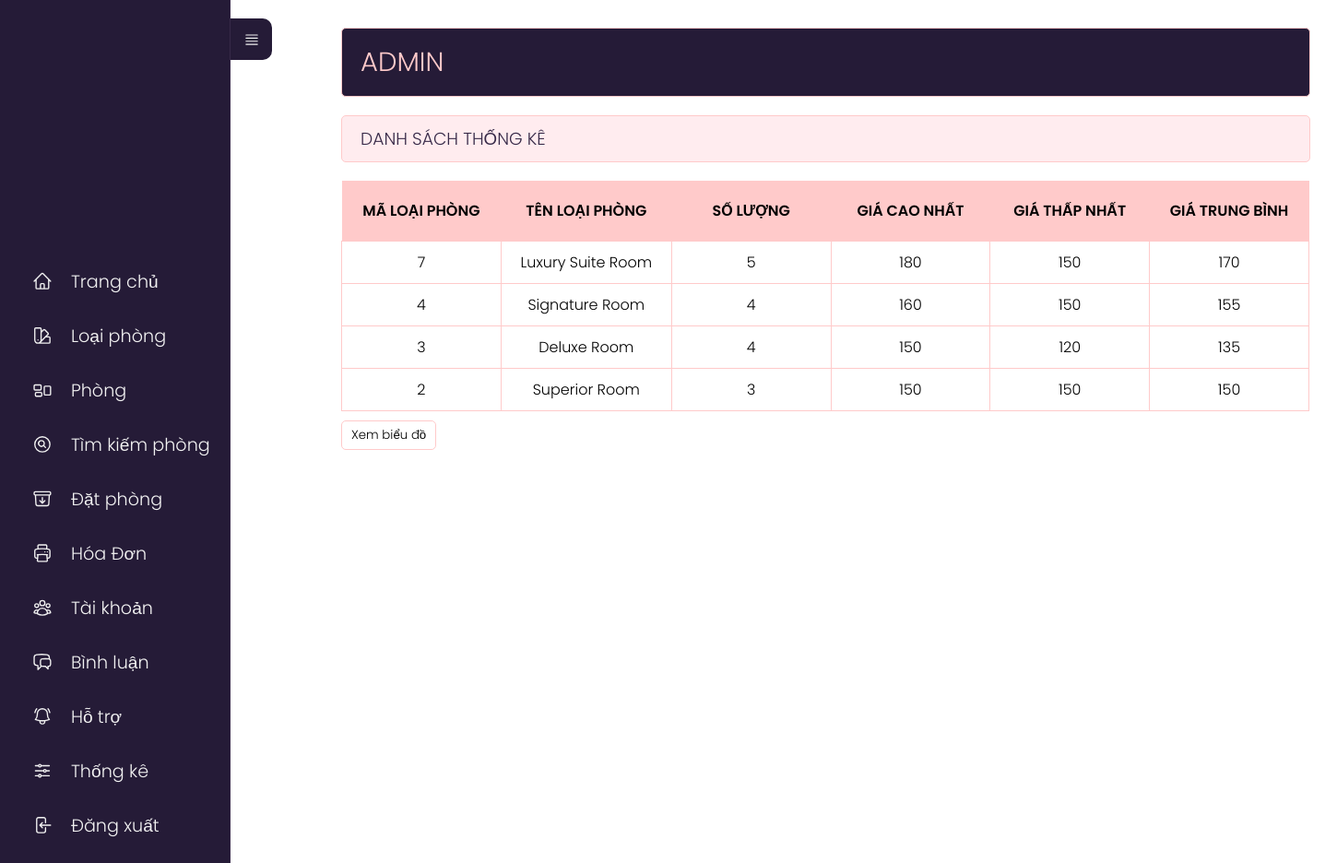
The page /admin/index.php?act=thongke on the database its author committed.
### tables this page shows
CREATE TABLE `loaiphong` (
  `id_loaiphong` int(11) NOT NULL,
  `name_loaiphong` varchar(255) NOT NULL
);

### model/pdo.php (called while the page is built, shortened)
<?php
function pdo_get_connection(){
    $dburl = "mysql:host=localhost;dbname=khachsan;charset=utf8";
    $user = 'root';
    $password = '';
    $conn = new PDO($dburl, $user, $password);
    $conn->setAttribute(PDO::ATTR_ERRMODE, PDO::ERRMODE_EXCEPTION);
    return $conn;
}
function pdo_query($sql){
    $sql_args = array_slice(func_get_args(), 1);
    try{
        $conn = pdo_get_connection();
        $stmt = $conn->prepare($sql);
        $stmt->execute($sql_args);
        $rows = $stmt->fetchAll();
        return $rows;
    }
    catch(PDOException $e){
        throw $e;
    }
    finally{
        unset($conn);
    }
}

### model/thongke.php (called while the page is built, shortened)
<?php
    function loadall_thongke(){
        $sql= "select loaiphong.id_loaiphong as malp,loaiphong.name_loaiphong as tenlp, count(phong.id_phong) as countp, min(phong.price) as minprice, max(phong.price) as maxprice, avg(phong.price) as avgprice";
        $sql.=" from phong left join loaiphong on loaiphong.id_loaiphong=phong.id_loaiphong";
        $sql.=" group by loaiphong.id_loaiphong order by loaiphong.id_loaiphong desc";
        $listthongke=pdo_query($sql);
        return $listthongke;
    }
?>

### admin/thongke/list.php (the view)
<div class="row">
    <div class="row mb headeradmin" style="width:143%;">
        <h1 style="padding: 15px 0;">ADMIN </h1>
    </div>
    <div class="row formtittle" style="width:143%;">
        <h3>DANH SÁCH THỐNG KÊ</h3>
    </div>
    <div class="row formcontent">
        <form action="index.php?act=thongke" method="post">
            <div class="row mb10 formdshanghoa" style="width:1050px;">
                <table>
                    <tr>
                        <th>MÃ LOẠI PHÒNG</th>
                        <th>TÊN LOẠI PHÒNG</th>
                        <th>SỐ LƯỢNG</th>
                        <th>GIÁ CAO NHẤT</th>
                        <th>GIÁ THẤP NHẤT</th>
                        <th>GIÁ TRUNG BÌNH</th>
                    </tr>
                    <?php
                    foreach ($listthongke as $thongke) {
                        extract($thongke);
                        echo '<tr>
                                        <td>' . $malp . '</td>
                                        <td>' . $tenlp . '</td>
                                        <td>' . $countp . '</td>
                                        <td>' . $maxprice . '</td>
                                        <td>' . $minprice . '</td>
                                        <td>' . $avgprice . '</td>
                                    </tr>';
                    }
                    ?>
                </table>
            </div>
            <div class="row mb10">
                <a href="index.php?act=bieudo"><input type="button" value="Xem biểu đồ"></a>
            </div>
        </form>
    </div>
</div>
</div>

### view_demo/css/styleadmin.css (style rules this page uses)
* { padding: 0; margin: 0; box-sizing: border-box; font-family: 'Poppins', sans-serif; font-weight: 300; }
body { position: relative; width: 100%; min-height: 150vh; }
.row { float: left; width: 70%; }
.mb { margin-bottom: 20px; }
.mb10 { margin-bottom: 10px; }
.formtk input[type="submit"], .formcontent input[type="submit"], .formcontent input[type="reset"], .formcontent input[type="button"] { border-radius: 5px; padding: 5px 10px; background-color: #ffffff; border: 1px solid #FFCACA; }
.headeradmin { background-color: #251B37; border: 1px solid #FFCACA; color: #FFCACA; border-radius: 5px; padding: 0px 20px; width: 70%; }
.headeradmin h1 { font-size: 2vw; }
.formtittle { background-color: #FFECEF; border: 1px solid #FFCACA; color: #372948; border-radius: 5px; padding: 10px 20px; }
.formcontent { padding: 20px 0; }
table tr th { font-weight: 600; }
.formdshanghoa table { width: 100%; border-collapse: collapse; }
.formdshanghoa table th:nth-child(1) { width: 10%; padding: 20px; background-color: #FFCACA; }
.formdshanghoa table th:nth-child(2) { width: 10%; background-color: #FFCACA; }
.formdshanghoa table th:nth-child(3) { width: 10%; background-color: #FFCACA; }
.formdshanghoa table th:nth-child(4) { width: 10%; background-color: #FFCACA; }
.formdshanghoa table th:nth-child(5) { width: 10%; background-color: #FFCACA; }
.formdshanghoa table th:nth-child(6) { width: 10%; background-color: #FFCACA; }
.formdshanghoa table td { border: 1px solid #FFCACA; padding: 10px 20px; text-align: center; }

### rows shown on the page
loaiphong: id_loaiphong "7", name_loaiphong "Luxury Suite Room", countp "5", maxprice "180", minprice "150", avgprice "170"
loaiphong: id_loaiphong "4", name_loaiphong "Signature Room", countp "4", maxprice "160", minprice "150", avgprice "155"
loaiphong: id_loaiphong "3", name_loaiphong "Deluxe Room", countp "4", maxprice "150", minprice "120", avgprice "135"
loaiphong: id_loaiphong "2", name_loaiphong "Superior Room", countp "3", maxprice "150", minprice "150", avgprice "150"
